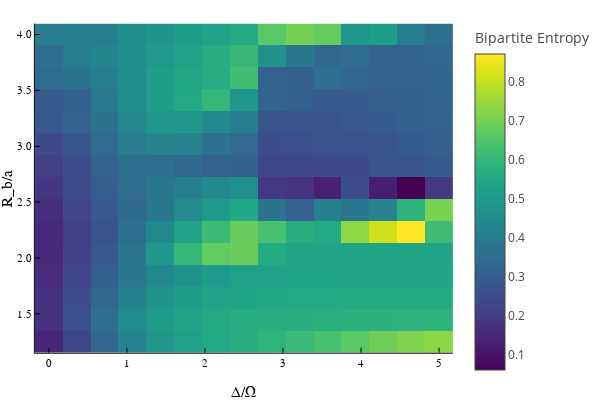

Write notebook code for a chart like this one.
### Code cell
plotlyjs()
ITensors.disable_warn_order()
N=12
resolution=15
coarse_resolution=2
separation_assumption=2
sites = siteinds("S=1/2", N)
psi0 = MPS(sites, ["Dn" for i = 1:N])
krylov_dim = 20
simulation_data1, plot1 = stand(N, resolution, coarse_resolution, separation_assumption, 1.25, 4, 5, psi0, sites, false, krylov_dim)
plot(plot1)

### Figure 1 — Plotly figure (JSON) as saved in the notebook; plotly's stock layout.template omitted (floating-point values rounded to 4 significant figures; data arrays with more than 128 entries replaced by an {"elided": "..."} marker saying what was removed)
{"data": [{"colorbar": {"title": "Bipartite Entropy"}, "colorscale": {"elided": "256x2 mixed values"}, "hoverinfo": "text", "name": "y1", "showlegend": false, "showscale": true, "text": {"elided": "15x15 str values"}, "type": "heatmap", "x": [-0.1786, 0.1786, 0.5357, 0.8929, 1.25, 1.607, 1.964, 2.321, 2.679, 3.036, 3.393, 3.75, 4.107, 4.464, 4.821, 5.179], "xaxis": "x", "y": [1.152, 1.348, 1.545, 1.741, 1.938, 2.134, 2.33, 2.527, 2.723, 2.92, 3.116, 3.312, 3.509, 3.705, 3.902, 4.098], "yaxis": "y", "z": {"elided": "15x15 float values"}, "zmax": 0.8725, "zmin": 0.06035}], "layout": {"annotations": [], "height": 400, "legend": {"bgcolor": "rgba(255, 255, 255, 1.000)", "bordercolor": "rgba(0, 0, 0, 1.000)", "borderwidth": 1, "font": {"color": "rgba(0, 0, 0, 1.000)", "family": "sans-serif", "size": 11}, "title": {"font": {"color": "rgba(0, 0, 0, 1.000)", "family": "sans-serif", "size": 15}, "text": ""}, "tracegroupgap": 0, "traceorder": "normal", "x": 1, "xanchor": "auto", "y": 1, "yanchor": "auto"}, "margin": {"b": 20, "l": 0, "r": 0, "t": 20}, "paper_bgcolor": "rgba(255, 255, 255, 1.000)", "plot_bgcolor": "rgba(255, 255, 255, 1.000)", "showlegend": true, "width": 600, "xaxis": {"anchor": "y", "domain": [0.07647, 0.9934], "gridcolor": "rgba(0, 0, 0, 0.100)", "gridwidth": 0.5, "linecolor": "rgba(0, 0, 0, 1.000)", "mirror": false, "range": [-0.1786, 5.179], "showgrid": true, "showline": true, "showticklabels": true, "tickangle": 0, "tickcolor": "rgb(0, 0, 0)", "tickfont": {"color": "rgba(0, 0, 0, 1.000)", "family": "sans-serif", "size": 11}, "tickmode": "array", "ticks": "inside", "ticktext": ["0", "1", "2", "3", "4", "5"], "tickvals": [0, 1, 2, 3, 4, 5], "title": "Δ/Ω", "titlefont": {"color": "rgba(0, 0, 0, 1.000)", "family": "sans-serif", "size": 15}, "type": "-", "visible": true, "zeroline": false, "zerolinecolor": "rgba(0, 0, 0, 1.000)"}, "yaxis": {"anchor": "x", "domain": [0.07581, 0.9902], "gridcolor": "rgba(0, 0, 0, 0.100)", "gridwidth": 0.5, "linecolor": "rgba(0, 0, 0, 1.000)", "mirror": false, "range": [1.152, 4.098], "showgrid": true, "showline": true, "showticklabels": true, "tickangle": 0, "tickcolor": "rgb(0, 0, 0)", "tickfont": {"color": "rgba(0, 0, 0, 1.000)", "family": "sans-serif", "size": 11}, "tickmode": "array", "ticks": "inside", "ticktext": ["1.5", "2.0", "2.5", "3.0", "3.5", "4.0"], "tickvals": [1.5, 2, 2.5, 3, 3.5, 4], "title": "R_b/a", "titlefont": {"color": "rgba(0, 0, 0, 1.000)", "family": "sans-serif", "size": 15}, "type": "-", "visible": true, "zeroline": false, "zerolinecolor": "rgba(0, 0, 0, 1.000)"}}}
